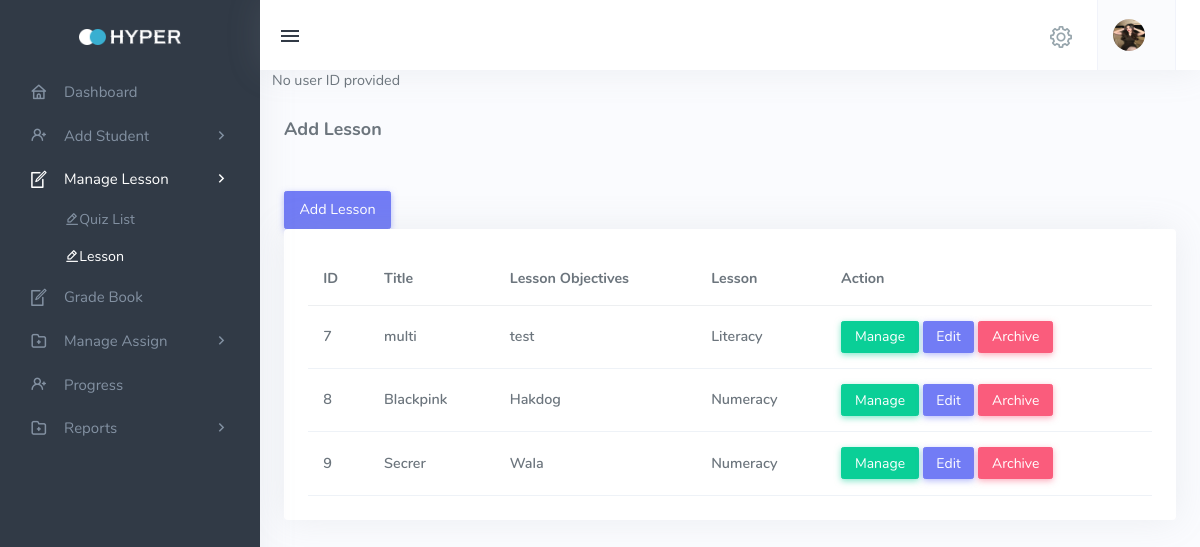
The app's page /Teacher_Create_Lesson.php, older data.
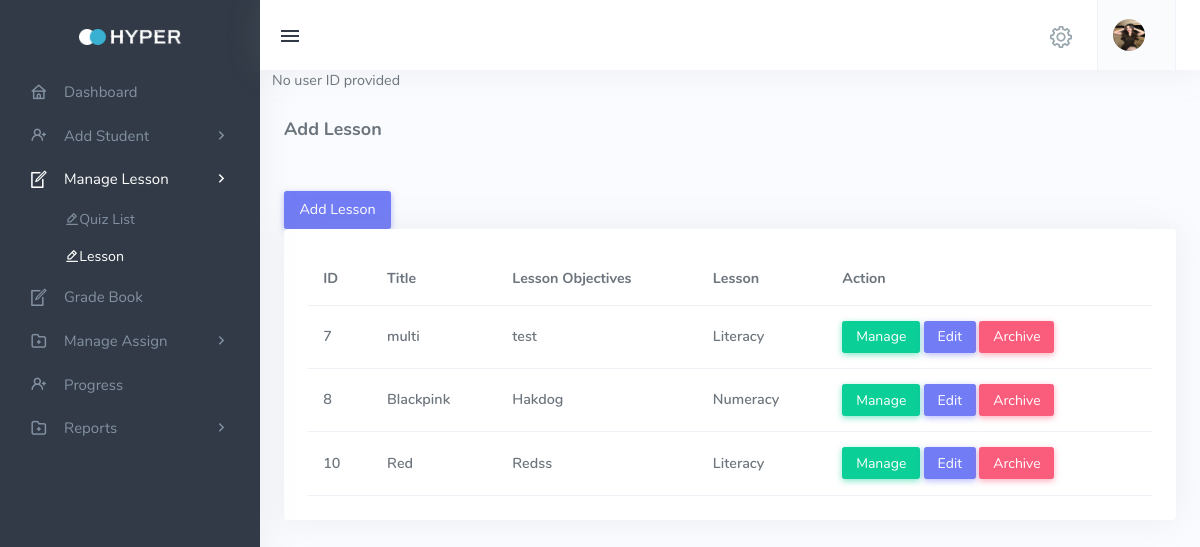
The same page, newer data.
### tables this page shows
CREATE TABLE `tbl_lesson` (
  `lesson_id` int(11) NOT NULL,
  `name` varchar(244) NOT NULL,
  `objective` text NOT NULL,
  `level` varchar(244) NOT NULL,
  `type` varchar(244) NOT NULL,
  `added_by` int(11) NOT NULL
);

### Teacher_Create_Lesson.php (the view, shortened to what the changed rows need)
<!DOCTYPE html>
<html lang="en">
<head>
    <link href="assets/css/icons.min.css" rel="stylesheet" type="text/css">
    <link href="assets/css/app.min.css" rel="stylesheet" type="text/css" id="light-style">
    <link href="assets/css/app-dark.min.css" rel="stylesheet" type="text/css" id="dark-style">
    <link href="assets/css/vendor/quill.core.css" rel="stylesheet" type="text/css" />
    <link href="assets/css/vendor/quill.snow.css" rel="stylesheet" type="text/css" />
    <link href="https://cdnjs.cloudflare.com/ajax/libs/select2/4.1.0/css/select2.min.css" rel="stylesheet" />
</head>
<body <?php include('dataconfig.php') ?>>
    <div class="wrapper">
        <div class="leftside-menu">
            <a href="index.html" class="logo text-center logo-light">
                <span class="logo-lg">
                    <img src="assets/images/logo.png" alt="" height="16">
                </span>
            </a>
        </div>
        <div class="content-page">
            <div class="content">
                <div class="container-fluid">
                    <div class="row">
                        <div class="col-12">
                            <div class="card">
                                <div class="card-body">
                                    <div class="table-responsive">
                                        <table class="table table-hover table-centered table-nowrap mb-0">
                                            <thead>
                                                <tr>
                                                    <th>ID</th>
                                                    <th>Title</th>
                                                    <th>Lesson Objectives</th>
                                                    <th>Lesson</th>
                                                    <th>Action</th>
                                                </tr>
                                            </thead>
                                                <tbody>
                                                    <?php
                                                    include 'dbcon.php';
                                                    $sql = "SELECT DISTINCT tbl_lesson.lesson_id, tbl_lesson.name, tbl_lesson.objective, tbl_lesson.level, tbl_lesson.type, tbl_lesson.added_by, tbl_lesson_files.status
                                                    FROM tbl_content
                                                    JOIN tbl_lesson ON tbl_content.lesson_id = tbl_lesson.lesson_id
                                                    JOIN tbl_lesson_files ON tbl_content.lesson_files_id = tbl_lesson_files.lesson_files_id
                                                    WHERE tbl_lesson_files.status = 1";
                                                    $result = mysqli_query($conn, $sql);
                                                    if ($result && mysqli_num_rows($result) > 0) {
                                                        while ($row = mysqli_fetch_assoc($result)) {
                                                    ?>
                                                        <tr>
                                                            <td>
                                                                <span class="fw-semibold">
                                                                    <?php echo $row['lesson_id']; ?>
                                                                </span>
                                                            </td>
                                                            <td>
                                                                <span class="fw-semibold">
                                                                    <?php echo $row['name']; ?>
                                                                </span>
                                                            </td>
                                                            <td>
                                                                <span class="fw-semibold">
                                                                    <?php echo $row['objective']; ?>
                                                                </span>
                                                            </td>
                                                            <td>
                                                                <span class="fw-semibold">
                                                                    <?php echo $row['type']; ?>
                                                                </span>
                                                            </td>
                                                            <td>
                                                                <a href="Teacher_Manage_Quiz.php?lesson_id=<?php echo $row['lesson_id']; ?>" class="btn btn-success btn-sm">Manage</a>
                                                                <a href="#" class="btn btn-primary btn-sm">Edit</a>
                                                                <a href="#" class="btn btn-danger btn-sm">Archive</a>
                                                            </td>
                                                        </tr>
                                                    <?php
                                                        }
                                                    }
                                                    ?>
                                                </tbody>
                                        </table>
                                    </div>
                                </div>
                            </div>
                        </div>
                    </div>
                </div>
            </div>
        </div>
</body>
</html>

Row changes from the older to the newer data that the page shows:
no longer on this page (row unchanged): tbl_lesson: lesson_id "9", name "Secrer", objective "Wala", type "Numeracy"
added tbl_lesson: lesson_id "10", name "Red", objective "Redss", type "Literacy"
